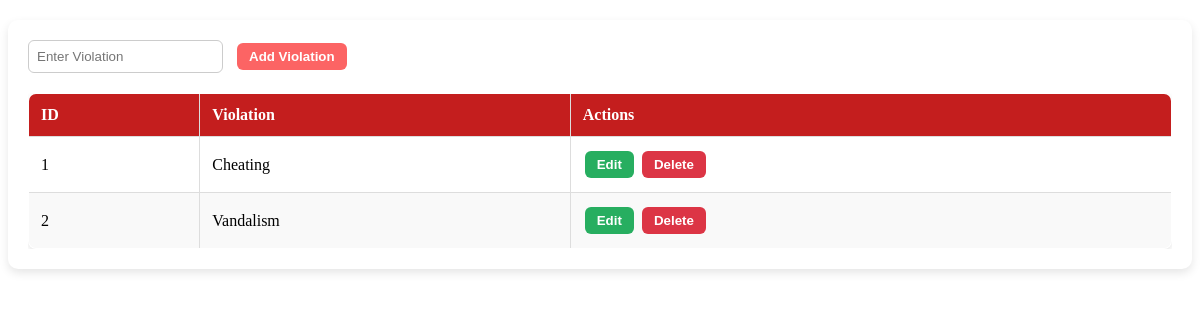
Before: /guidance_pages/manage_violation.php with the older database file.
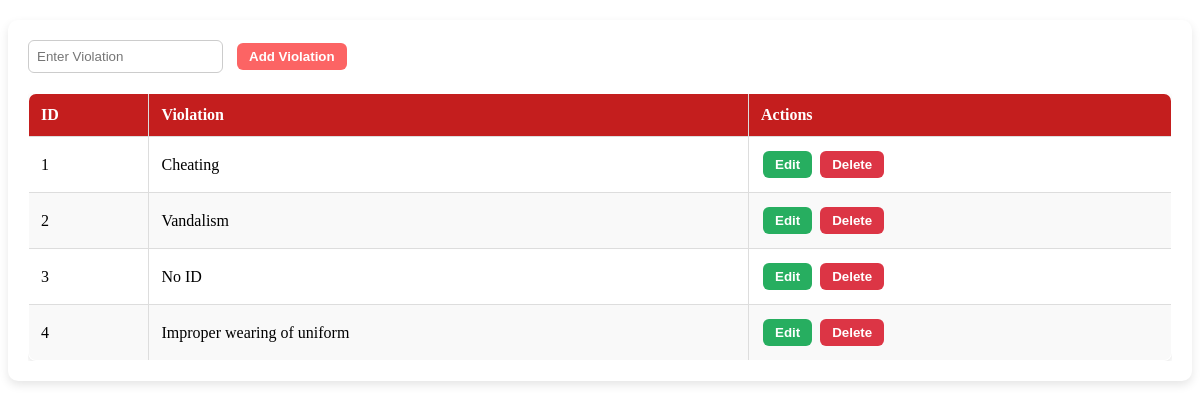
After: the same page with the newer database file.
### tables this page shows
CREATE TABLE `violations` (
  `id` int(11) NOT NULL,
  `violation` varchar(100) NOT NULL
);

### guidance_pages/manage_violation.php (the view, shortened to what this page needs)
<?php
require __DIR__ . '/../db_connect.php';
$edit_mode = false;
$edit_id = null;
$edit_name = "";
$violations = $pdo->query("SELECT * FROM violations ORDER BY id ASC")->fetchAll(PDO::FETCH_ASSOC);
?>
<div class="container">
    <form method="POST" class="form-box">
        <input type="text" name="violation" placeholder="Enter Violation"
               value="<?= htmlspecialchars($edit_name); ?>" required>
        <?php if ($edit_mode): ?>
            <input type="hidden" name="id" value="<?= $edit_id; ?>">
            <button type="submit" name="update_violation" class="btn btn-warning">Update Violation</button>
            <a href="faculty.php?page=manage_violation" class="btn btn-secondary">Cancel</a>
        <?php else: ?>
            <button type="submit" name="add_violation" class="btn btn-primary">Add Violation</button>
        <?php endif; ?>
    </form>
    <div class="table-box">
        <table class="styled-table">
            <thead>
                <tr>
                    <th>ID</th>
                    <th>Violation</th>
                    <th>Actions</th>
                </tr>
            </thead>
            <tbody>
            <?php foreach ($violations as $v): ?>
                <tr>
                    <td><?= $v['id']; ?></td>
                    <td><?= htmlspecialchars($v['violation']); ?></td>
                    <td>
                        <form method="POST" class="inline-form">
                            <button type="submit" name="edit_violation" class="btn btn-info">Edit</button>
                        </form>
                        <form method="POST" class="inline-form">
                            <button type="submit" name="delete_violation" class="btn btn-danger"
                                    onclick="return confirm('Are you sure you want to delete this violation?')">
                                Delete
                            </button>
                        </form>
                    </td>
                </tr>
            <?php endforeach; ?>
            </tbody>
        </table>
    </div>
</div>

Changed rows visible on the page:
added violations: id "3", violation "No ID"
added violations: id "4", violation "Improper wearing of uniform"
